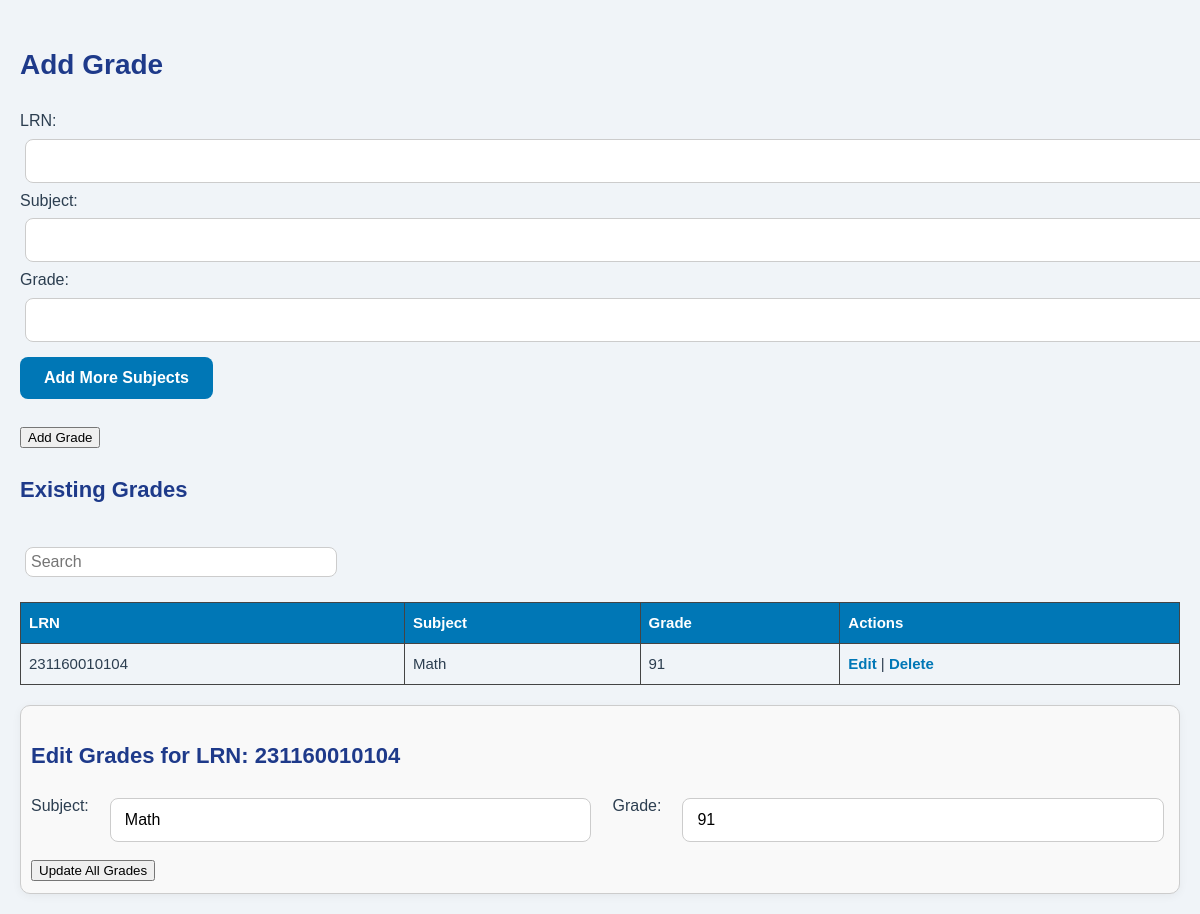
The page /grades.php?edit_lrn=231160010104 on the database its author committed.
### tables this page shows
CREATE TABLE `grades` (
  `id` int(11) NOT NULL,
  `student_id` bigint(20) NOT NULL,
  `subject` varchar(100) NOT NULL,
  `grade` varchar(10) NOT NULL
);

### grades.php (the view, shortened to what this page needs)
<?php
include 'db.php';
?>
<!DOCTYPE html>
<html>
<head>
    <link rel="stylesheet" type="text/css" href="css/admin.css">
</head>
<body>
<h2>Add Grade</h2>
<form method="POST" action="grades.php">
    LRN: <input type="text" name="student_id" required><br>
    <div id="addSubjects">
        Subject: <input type="text" name="subject[]" required>
        Grade: <input type="text" name="grade[]" required><br>
    </div>
    <button type="button" onclick="addMore()">Add More Subjects</button><br><br>
    <input type="submit" value="Add Grade">
</form>
<h3>Existing Grades</h3>
<input type="text" id="searchInput" placeholder="Search" style="margin-top: 20px; padding: 5px; width: 300px;">
<table>
    <tr><th>LRN</th><th>Subject</th><th>Grade</th><th>Actions</th></tr>
    <?php
    $result = $conn->query("SELECT * FROM grades ORDER BY student_id");
    if ($result) {
        while($row = $result->fetch_assoc()) {
      echo "<tr>
    <td>" . htmlspecialchars($row['student_id']) . "</td>
    <td>" . htmlspecialchars($row['subject']) . "</td>
    <td>" . htmlspecialchars($row['grade']) . "</td>
    <td>
        <a href=\"#\" class=\"edit-grade\" data-lrn=\"" . htmlspecialchars($row['student_id']) . "\">Edit</a> |
        <a href='grades.php?delete=" . urlencode($row['id']) . "' onclick=\"return confirm('Delete this grade?')\">Delete</a>
    </td>
</tr>";
        }
    }
    ?>
</table>
<?php
if (isset($_GET['edit_lrn'])) {
    $student_id = $_GET['edit_lrn'];
    $stmt = $conn->prepare("SELECT * FROM grades WHERE student_id=?");
    $stmt->bind_param("s", $student_id);
    $stmt->execute();
    $result = $stmt->get_result();
    $grades = [];
    while ($row = $result->fetch_assoc()) {
        $grades[] = $row;
    }
    if (count($grades) > 0):
?>
    <div class="edit-form">
        <h3>Edit Grades for LRN: <?php echo htmlspecialchars($student_id); ?></h3>
        <form method="POST" action="grades.php">
            <div id="editSubjects">
                <?php foreach ($grades as $g): ?>
                <div class="subject-row">
                    Subject: <input type="text" name="subject[]" value="<?php echo htmlspecialchars($g['subject']); ?>" required>
                    Grade: <input type="text" name="grade[]" value="<?php echo htmlspecialchars($g['grade']); ?>" required>
                </div>
                <?php endforeach; ?>
            </div>
            <input type="submit" value="Update All Grades">
        </form>
    </div>
<?php
    endif;
}
?>
</body>
</html>

### css/admin.css (style rules this page uses)
body { font-family: 'Poppins', sans-serif; background: #f0f4f8; color: #2c3e50; margin: 0; padding: 30px; line-height: 1.6; }
h2, h3 { color: #1e3a8a; margin-bottom: 20px; font-weight: 700; }
h2 { font-size: 28px; }
h3 { font-size: 22px; }
input[type="text"] { width: 100%; padding: 12px 14px; margin: 12px 0; border: 1px solid #ccc; border-radius: 8px; font-size: 16px; background: #fff; }
button { padding: 12px 24px; background-color: #0077b6; color: #fff; border: none; border-radius: 8px; cursor: pointer; font-size: 16px; font-weight: 600; transition: background 0.2s ease; }
table { width: 100%; margin-top: 30px; border-collapse: collapse; }
th, td { padding: 14px; text-align: left; border-bottom: 1px solid #ddd; font-size: 15px; }
th { background-color: #0077b6; color: #fff; }
.edit-form { background: #ffffff; padding: 25px; margin-top: 40px; border-radius: 10px; box-shadow: 0 2px 10px rgba(0, 0, 0, 0.05); }
.subject-row { display: flex; gap: 16px; flex-wrap: wrap; margin-bottom: 16px; }
.subject-row input { flex: 1; }
a { color: #0077b6; text-decoration: none; font-weight: 600; }

### grades.php (style rules this page uses)
body { font-family: Arial; padding: 20px; }
input[type="text"] { margin: 5px; }
table, th, td { border: 1px solid #444; border-collapse: collapse; padding: 8px; }
table { margin-top: 20px; width: 100%; }
button { margin-top: 10px; }
.edit-form { background: #f9f9f9; padding: 10px; margin-top: 20px; border: 1px solid #ccc; }
.subject-row { margin-bottom: 10px; }

### rows shown on the page
grades: student "231160010104", subject "Math", grade "91"

### other values the page prints
$student_id "231160010104"
